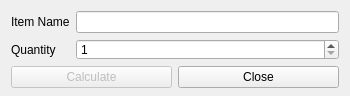
<?xml version="1.0" encoding="UTF-8"?>
<ui version="4.0">
 <class>newCraftDialog</class>
 <widget class="QDialog" name="newCraftDialog">
  <property name="windowModality">
   <enum>Qt::WindowModal</enum>
  </property>
  <property name="geometry">
   <rect>
    <x>0</x>
    <y>0</y>
    <width>350</width>
    <height>96</height>
   </rect>
  </property>
  <property name="minimumSize">
   <size>
    <width>350</width>
    <height>96</height>
   </size>
  </property>
  <property name="maximumSize">
   <size>
    <width>350</width>
    <height>96</height>
   </size>
  </property>
  <property name="windowTitle">
   <string>New Craft Calculation</string>
  </property>
  <property name="modal">
   <bool>true</bool>
  </property>
  <layout class="QFormLayout" name="formLayout">
   <property name="bottomMargin">
    <number>8</number>
   </property>
   <item row="0" column="0">
    <widget class="QLabel" name="itemNameLabel">
     <property name="text">
      <string>Item Name</string>
     </property>
    </widget>
   </item>
   <item row="0" column="1">
    <widget class="QLineEdit" name="itemNameLineEdit"/>
   </item>
   <item row="1" column="0">
    <widget class="QLabel" name="quantityLabel">
     <property name="text">
      <string>Quantity</string>
     </property>
    </widget>
   </item>
   <item row="1" column="1">
    <widget class="QSpinBox" name="quantitySpinBox">
     <property name="minimum">
      <number>1</number>
     </property>
     <property name="maximum">
      <number>100000</number>
     </property>
    </widget>
   </item>
   <item row="2" column="0" colspan="2">
    <layout class="QHBoxLayout" name="buttonLayout">
     <item>
      <widget class="QPushButton" name="calculateButton">
       <property name="enabled">
        <bool>false</bool>
       </property>
       <property name="text">
        <string>Calculate</string>
       </property>
      </widget>
     </item>
     <item>
      <widget class="QPushButton" name="closeButton">
       <property name="text">
        <string>Close</string>
       </property>
      </widget>
     </item>
    </layout>
   </item>
  </layout>
 </widget>
 <resources/>
 <connections/>
</ui>
